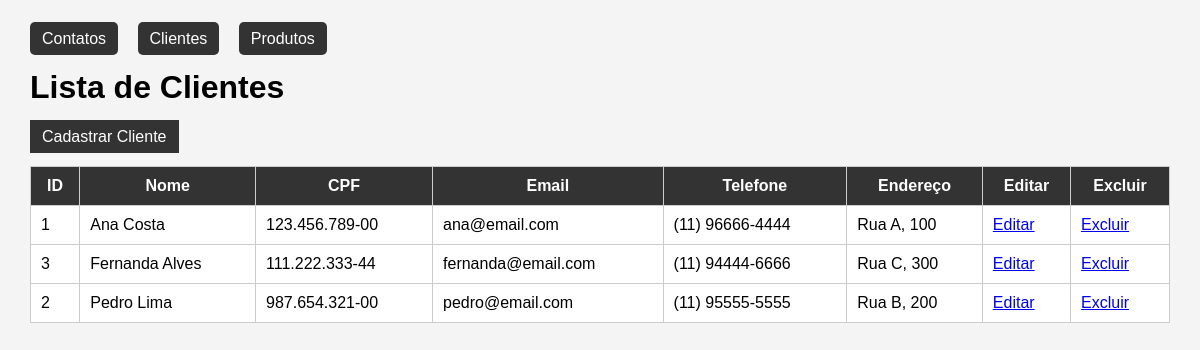
The page /clientes.php on the database its author committed.
### tables this page shows
CREATE TABLE `clientes` (
  `id` int(11) NOT NULL,
  `nome` varchar(100) NOT NULL,
  `cpf` varchar(14) NOT NULL,
  `email` varchar(100) DEFAULT NULL,
  `telefone` varchar(20) DEFAULT NULL,
  `endereco` varchar(255) DEFAULT NULL,
  `created_at` timestamp NOT NULL DEFAULT current_timestamp()
);

### funcoes_clientes.php (the view)
<?php
function obterClientes(PDO $pdo): array {
    $stmt = $pdo->query(
        'SELECT * FROM clientes ORDER BY nome'
    );
    return $stmt->fetchAll();
}
function exibirTabelaClientes(array $clientes): void {
    echo '<table border="1" cellpadding="10">';
    echo '<tr>';
    echo '<th>ID</th>';
    echo '<th>Nome</th>';
    echo '<th>CPF</th>';
    echo '<th>Email</th>';
    echo '<th>Telefone</th>';
    echo '<th>Endereço</th>';
    echo '<th>Editar</th>';
    echo '<th>Excluir</th>';
    echo '</tr>';
    foreach ($clientes as $cliente) {
        echo '<tr>';
        echo '<td>' . $cliente['id'] . '</td>';
        echo '<td>' . htmlspecialchars($cliente['nome']) . '</td>';
        echo '<td>' . htmlspecialchars($cliente['cpf']) . '</td>';
        echo '<td>' . htmlspecialchars($cliente['email']) . '</td>';
        echo '<td>' . htmlspecialchars($cliente['telefone']) . '</td>';
        echo '<td>' . htmlspecialchars($cliente['endereco']) . '</td>';
        echo '<td>
                <a href="editar_cliente.php?id=' . $cliente['id'] . '">
                    Editar
                </a>
              </td>';
        echo '<td>
                <a href="excluir_cliente.php?id=' . $cliente['id'] . '">
                    Excluir
                </a>
              </td>';
        echo '</tr>';
    }
    echo '</table>';
}

### cabecalho.php (style rules this page uses)
body { font-family: Arial, sans-serif; margin: 30px; background: #f4f4f4; }
table { width: 100%; background: white; border-collapse: collapse; margin-top: 20px; }
th, td { padding: 10px; border: 1px solid #ccc; }
th { background: #333; color: white; }

### rows shown on the page
clientes: id "1", nome "Ana Costa", cpf "123.456.789-00", email "ana@email.com", telefone "(11) 96666-4444", endereco "Rua A, 100"
clientes: id "3", nome "Fernanda Alves", cpf "111.222.333-44", email "fernanda@email.com", telefone "(11) 94444-6666", endereco "Rua C, 300"
clientes: id "2", nome "Pedro Lima", cpf "987.654.321-00", email "pedro@email.com", telefone "(11) 95555-5555", endereco "Rua B, 200"
